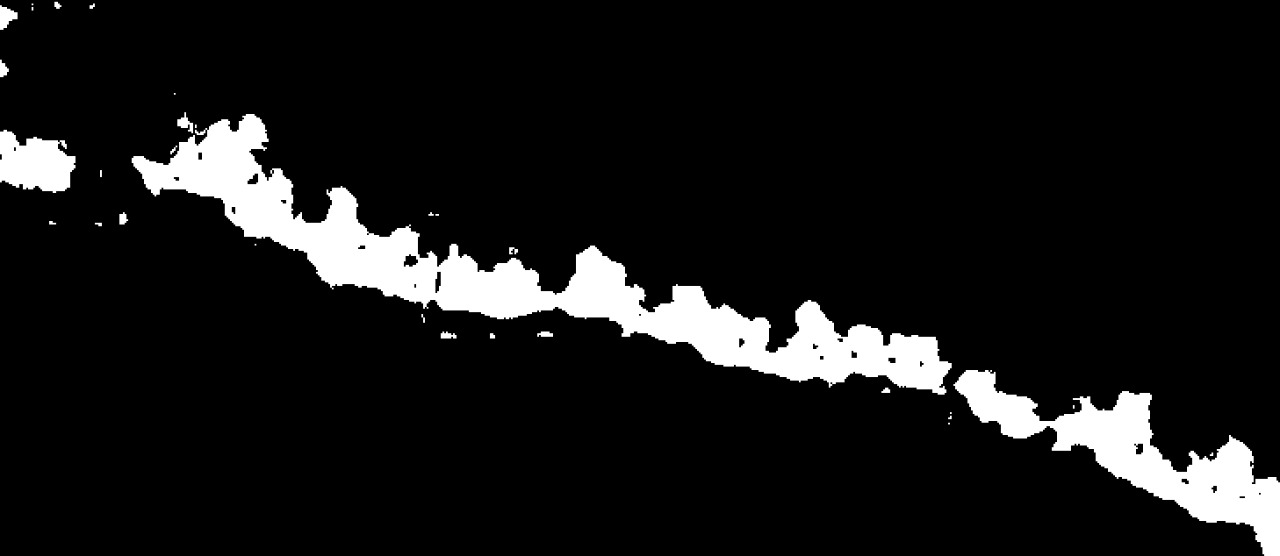
#> input picture 1.jpg, 1280 x 556 px
$ python detect.py
#> lines starting #> are read from the running program, lines starting #| are printed output that depends on the picture; after the words box and inside, x2 and y2 are one past the last pixel; in counts of white or black regions, pixels touching at a corner belong together
import matplotlib.pyplot as plt
from matplotlib import colors
import numpy as np

from typing import List, Tuple
import random
import math

import cv2

# Constants
PIXEL_SIZE = 16
SEARCH_RADIUS = 100

RADAR_VALUE = 8
FIRE_VALUE = 11
FIREFIGHTER_VALUE = 20


class FirefighterMovementTracker:
    '''
    This class keeps track of telemetry data.
    '''

    def __init__(self, x0: float, y0: float):
        self.history = [(x0, y0)]
        self.__force_direction = []

    def read(self) -> Tuple[float, float, float]:
        '''
        Receives position from tracker device (emulated)
        and returns it.
        '''

        self.receive_position()
        x, y = self.history[-1]
        ang = self.get_direction()
        return x, y, ang

    def receive_position(self) -> None:
        '''
        Emulates firefighter movement. In a real-world application,
        this would fetch data from a GPS tracker.
        '''

        # Discover in what direction we are moving
        # and follow along. If there's no direction
        # (i.e. movement just started), pick a random one.
        if len(self.history) < 2:
            ang = random.random() * 2 * math.pi

        else:
            ang = self.get_direction()

        # Divert a bit from our previous direction (+/- 0.075 rad).
        delta_ang = (random.random() - 0.5) * 0.15
        ang += delta_ang

        # Move a bit in the new direction.
        x, y = self.history[-1]
        dr = random.random() * 10
        x += dr * math.cos(ang)
        y += dr * math.sin(ang)
        self.history.append((x, y))

        # We only need to store at most 2 items in history at a time.
        self.history = self.history[-2:]

    def notify(self, ang: float) -> None:
        '''
        Called when we are walking into fire. Makes our firefighter
        divert from its walking direction by 135deg. In a real-world
        application, this would send them a notification via some device
        (e.g. smartwatch).
        '''

        self.__force_direction.append((ang + 3 * math.pi / 4) % (2 * math.pi))

    def get_direction(self) -> float:
        '''
        Returns our current direction based on movement history.
        Returns an angle in rad between 0 and 2pi (inclusive).
        '''

        if self.__force_direction:
            return self.__force_direction.pop(0)

        assert len(self.history) >= 2
        a = self.history[-1]
        b = self.history[-2]
        dx = a[0] - b[0]
        dy = a[1] - b[1]
        ang = math.atan2(dy, dx)
        if ang < 0:
            ang += 2 * math.pi
        return ang


class Firefighter:
    '''
    This class represents a single firefighter object.
    '''

    def __init__(self, x0: float, y0: float):
        self.tracker = FirefighterMovementTracker(x0, y0)

    def step(self, img: np.array) -> None:
        '''
        Reads position from tracker, draws firefighter icon and radar.
        Tests if we're walking into fire.
        '''

        # Read telemetry data
        x, y, ang = self.tracker.read()

        # Draw icon
        h, w = img.shape[:2]
        pad = PIXEL_SIZE//2
        x = int(max(min(x, w - pad), pad))
        y = int(max(min(y, h - pad), pad))
        img[y-pad:y+pad, x-pad:x+pad] = FIREFIGHTER_VALUE

        # Draw radar and perform test
        dx = math.cos(ang)
        dy = math.sin(ang)
        for i in range(SEARCH_RADIUS):
            _x = int(x)
            if _x >= w or _x < 0:
                break

            _y = int(y)
            if _y >= h or _y < 0:
                break

            if img[_y, _x] == FIRE_VALUE:
                print(self, 'walking into fire!!')
                self.tracker.notify(ang)

            img[_y, _x] = RADAR_VALUE

            x += dx
            y += dy


# Simulation parameters
# Initial pos is based on 1.jpg
fighters = []
fighters += [Firefighter(1000, 100) for i in range(4)]
fighters += [Firefighter(200, 500) for i in range(4)]


def load_fire_image(filename: str) -> np.array:
    '''
    Loads and prepares fire image.
    '''
#> called with filename = '1.jpg'

    # Load image and apply threshold.
    img = cv2.imread('1.jpg', cv2.IMREAD_GRAYSCALE)
#> img is the input picture: shape (556, 1280); min 0, max 255, mean 23.5
    _, img = cv2.threshold(img, 127, 255, cv2.THRESH_BINARY)
#> img: shape (556, 1280); 9.2% white; 31 white regions (17 under 20 px), largest, box (x1, y1, x2, y2) and area: (132, 114, 952, 395) 43971, (953, 370, 1280, 556) 17113, (0, 130, 76, 193) 3401

    # Fill border with fire to prevent our firefighters from escaping
    # during this simulation.
    img[np.where(img > 0)] = FIRE_VALUE
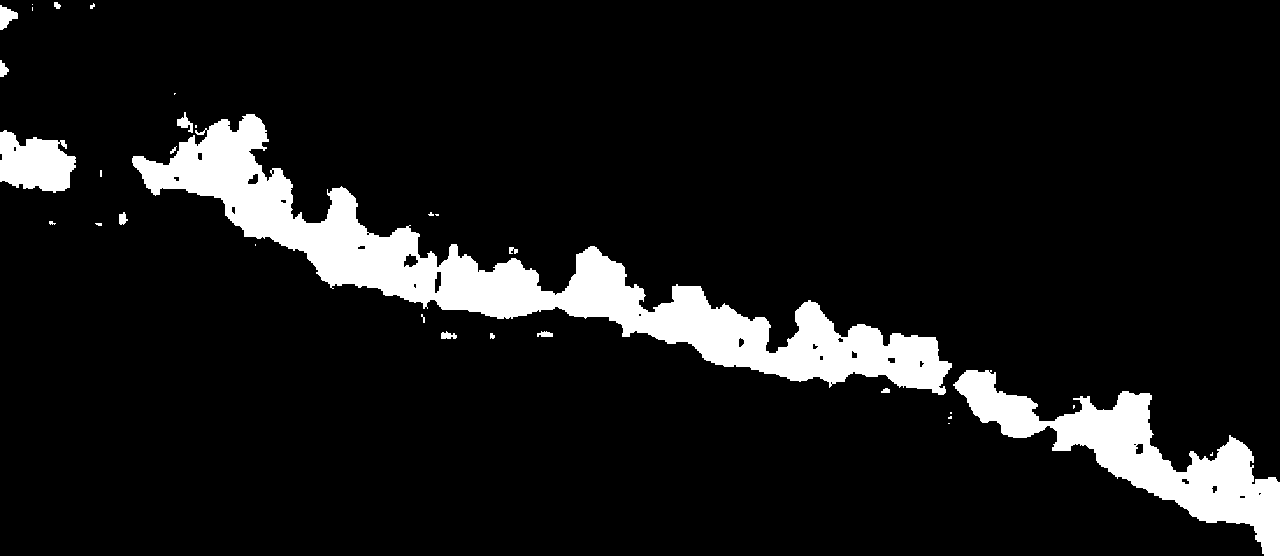
#> img: shape (556, 1280); values 0 (black) and 11 (white), 9.2% white; 31 white regions (17 under 20 px), largest, box (x1, y1, x2, y2) and area: (132, 114, 952, 395) 43971, (953, 370, 1280, 556) 17113, (0, 130, 76, 193) 3401
    img[:, :5] = FIRE_VALUE
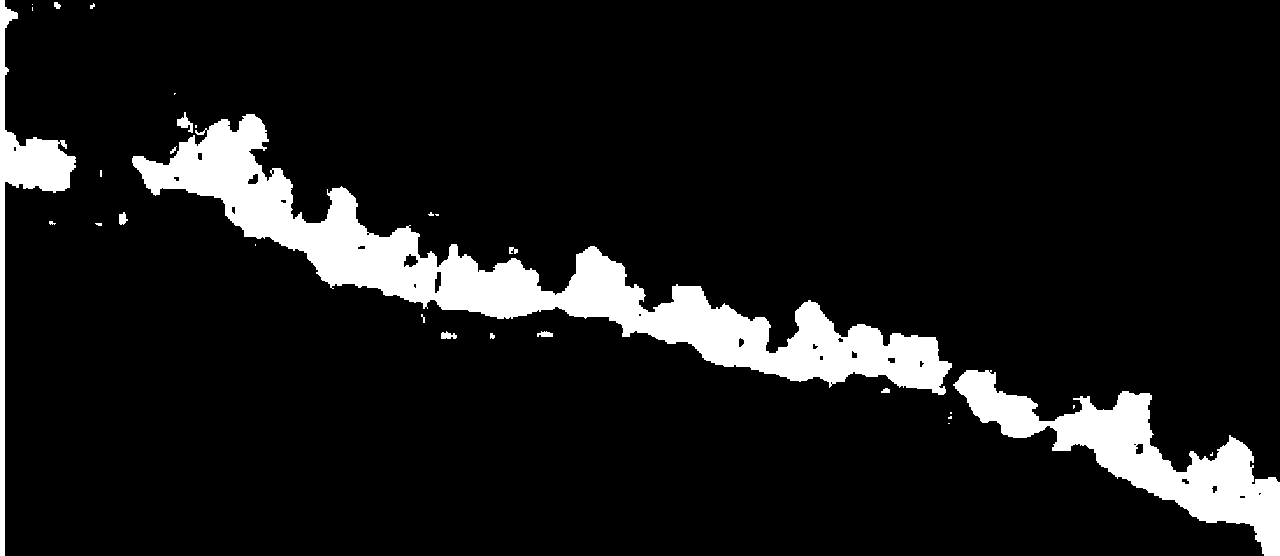
#> img: shape (556, 1280); values 0 (black) and 11 (white), 9.5% white; 29 white regions (17 under 20 px), largest, box (x1, y1, x2, y2) and area: (132, 114, 952, 395) 43971, (953, 370, 1280, 556) 17113, (0, 0, 76, 556) 6116
    img[:5, :] = FIRE_VALUE
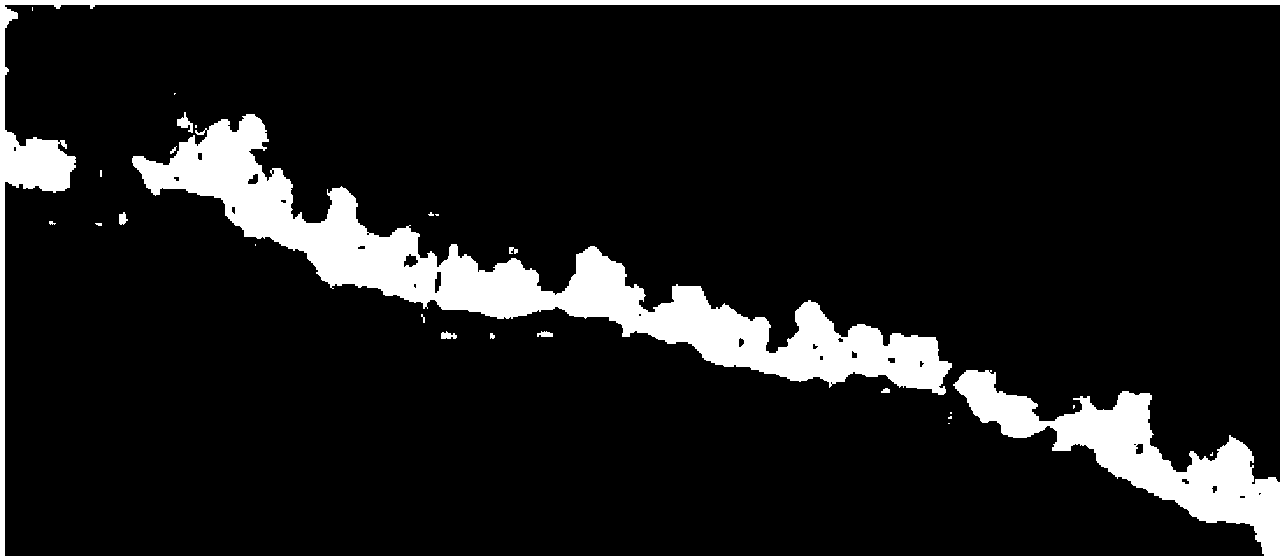
#> img: shape (556, 1280); values 0 (black) and 11 (white), 10.4% white; 26 white regions (15 under 20 px), largest, box (x1, y1, x2, y2) and area: (132, 114, 952, 395) 43971, (953, 370, 1280, 556) 17113, (0, 0, 1280, 556) 12529
    img[-5:, :] = FIRE_VALUE
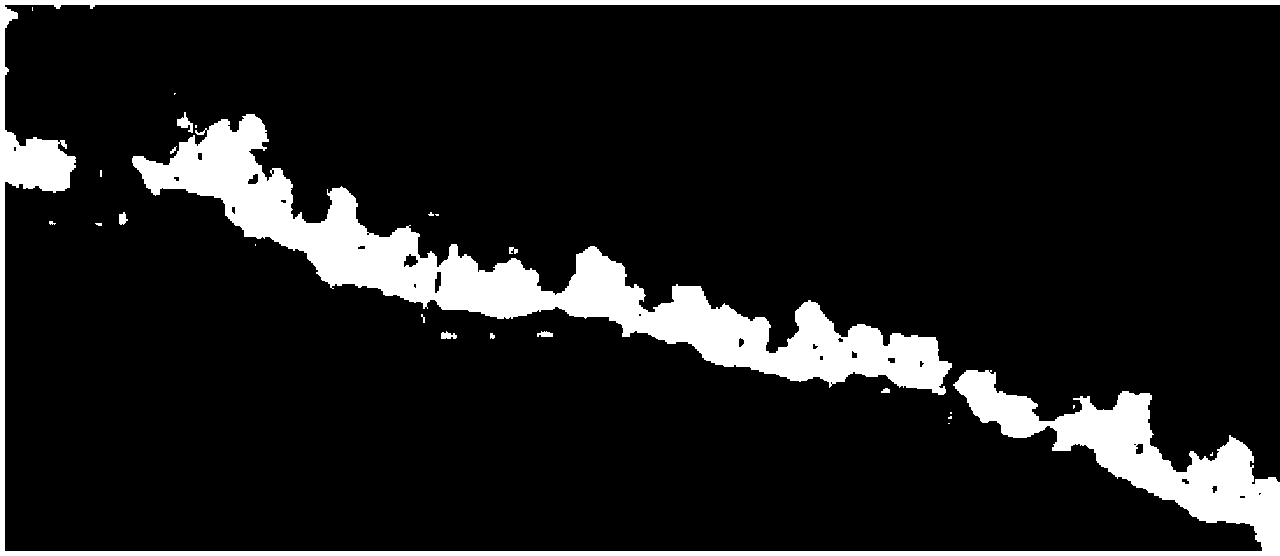
#> img: shape (556, 1280); values 0 (black) and 11 (white), 11.3% white; 25 white regions (15 under 20 px), largest, box (x1, y1, x2, y2) and area: (132, 114, 952, 395) 43971, (0, 0, 1280, 556) 35931, (177, 112, 193, 133) 153
    img[:, -5:] = FIRE_VALUE
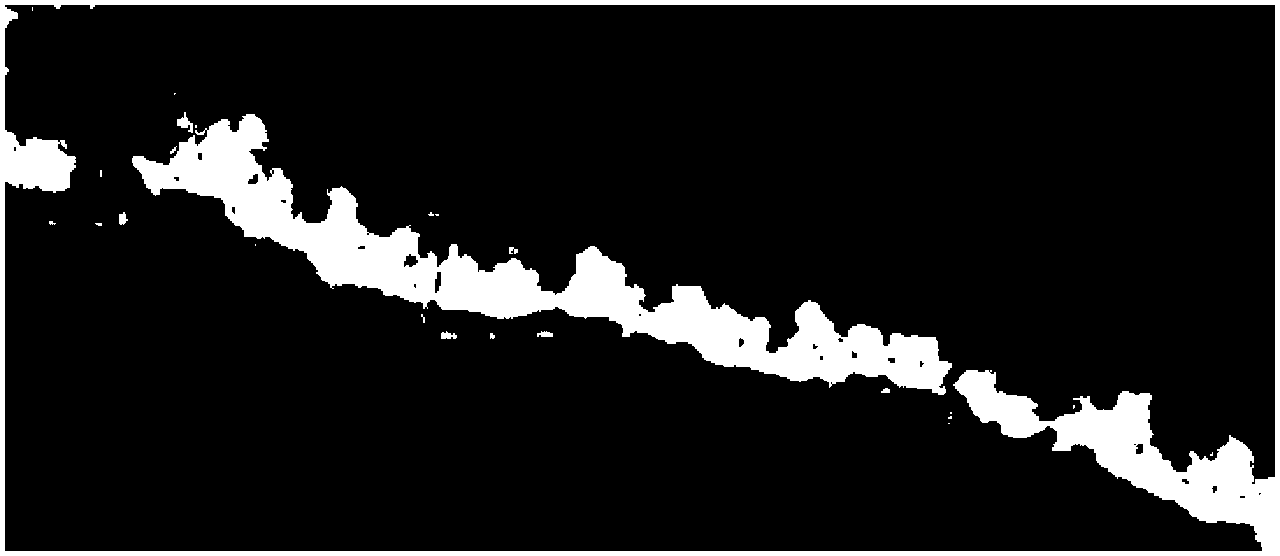
#> img: shape (556, 1280); values 0 (black) and 11 (white), 11.7% white; 25 white regions (15 under 20 px), largest, box (x1, y1, x2, y2) and area: (132, 114, 952, 395) 43971, (0, 0, 1280, 556) 38307, (177, 112, 193, 133) 153
    return img


def build_image(img_base: np.array) -> np.array:
    '''
    Builds image array from base image and objects.
    '''

    img = img_base.copy()
    for x in fighters:
        x.step(img)

    return img


def receive_fire_image() -> np.array:
    '''
    In a real-world application, receive image from drone.
    In this simulation, we use 1.jpg.
    '''
    return fire_1


# Prepare plot
fire_1 = load_fire_image('1.jpg')
fig, ax = plt.subplots(1, 1)
im = ax.imshow(fire_1, cmap=plt.hot())
plt.gca().invert_yaxis()
while True:
    img_base = receive_fire_image()
    im.set_data(build_image(img_base))
#> (the run stopped early here; a loop or call above may not have finished)
